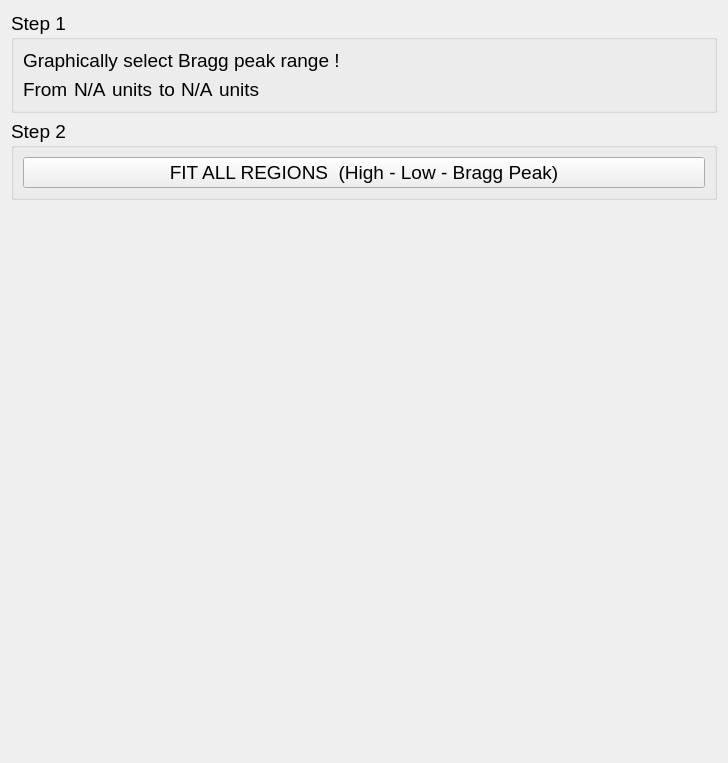
               <widget class="QWidget" name="page">
                <property name="geometry">
                 <rect>
                  <x>0</x>
                  <y>0</y>
                  <width>728</width>
                  <height>763</height>
                 </rect>
                </property>
                <attribute name="label">
                 <string>USER INPUT</string>
                </attribute>
                <layout class="QVBoxLayout" name="verticalLayout_12">
                 <item>
                  <widget class="QGroupBox" name="groupBox_5">
                   <property name="font">
                    <font>
                     <pointsize>14</pointsize>
                    </font>
                   </property>
                   <property name="title">
                    <string>Step 1</string>
                   </property>
                   <layout class="QVBoxLayout" name="verticalLayout_13">
                    <item>
                     <widget class="QLabel" name="label_17">
                      <property name="text">
                       <string>Graphically select Bragg peak range !</string>
                      </property>
                     </widget>
                    </item>
                    <item>
                     <layout class="QHBoxLayout" name="horizontalLayout_13">
                      <item>
                       <widget class="QLabel" name="label_16">
                        <property name="text">
                         <string>From</string>
                        </property>
                       </widget>
                      </item>
                      <item>
                       <widget class="QLabel" name="bragg_peak_range_from_value">
                        <property name="text">
                         <string>N/A</string>
                        </property>
                       </widget>
                      </item>
                      <item>
                       <widget class="QLabel" name="from_bragg_peak_range_units">
                        <property name="text">
                         <string>units</string>
                        </property>
                       </widget>
                      </item>
                      <item>
                       <widget class="QLabel" name="label_24">
                        <property name="text">
                         <string>to</string>
                        </property>
                       </widget>
                      </item>
                      <item>
                       <widget class="QLabel" name="bragg_peak_range_to_value">
                        <property name="text">
                         <string>N/A</string>
                        </property>
                       </widget>
                      </item>
                      <item>
                       <widget class="QLabel" name="to_bragg_peak_range_units">
                        <property name="text">
                         <string>units</string>
                        </property>
                       </widget>
                      </item>
                      <item>
                       <spacer name="horizontalSpacer_12">
                        <property name="orientation">
                         <enum>Qt::Horizontal</enum>
                        </property>
                        <property name="sizeHint" stdset="0">
                         <size>
                          <width>40</width>
                          <height>20</height>
                         </size>
                        </property>
                       </spacer>
                      </item>
                     </layout>
                    </item>
                   </layout>
                  </widget>
                 </item>
                 <item>
                  <widget class="QGroupBox" name="groupBox_6">
                   <property name="font">
                    <font>
                     <pointsize>14</pointsize>
                    </font>
                   </property>
                   <property name="title">
                    <string>Step 2</string>
                   </property>
                   <layout class="QVBoxLayout" name="verticalLayout_14">
                    <item>
                     <widget class="QPushButton" name="fit_kropff_button">
                      <property name="text">
                       <string>FIT ALL REGIONS  (High - Low - Bragg Peak)</string>
                      </property>
                     </widget>
                    </item>
                   </layout>
                  </widget>
                 </item>
                 <item>
                  <spacer name="verticalSpacer">
                   <property name="orientation">
                    <enum>Qt::Vertical</enum>
                   </property>
                   <property name="sizeHint" stdset="0">
                    <size>
                     <width>20</width>
                     <height>546</height>
                    </size>
                   </property>
                  </spacer>
                 </item>
                </layout>
               </widget>
